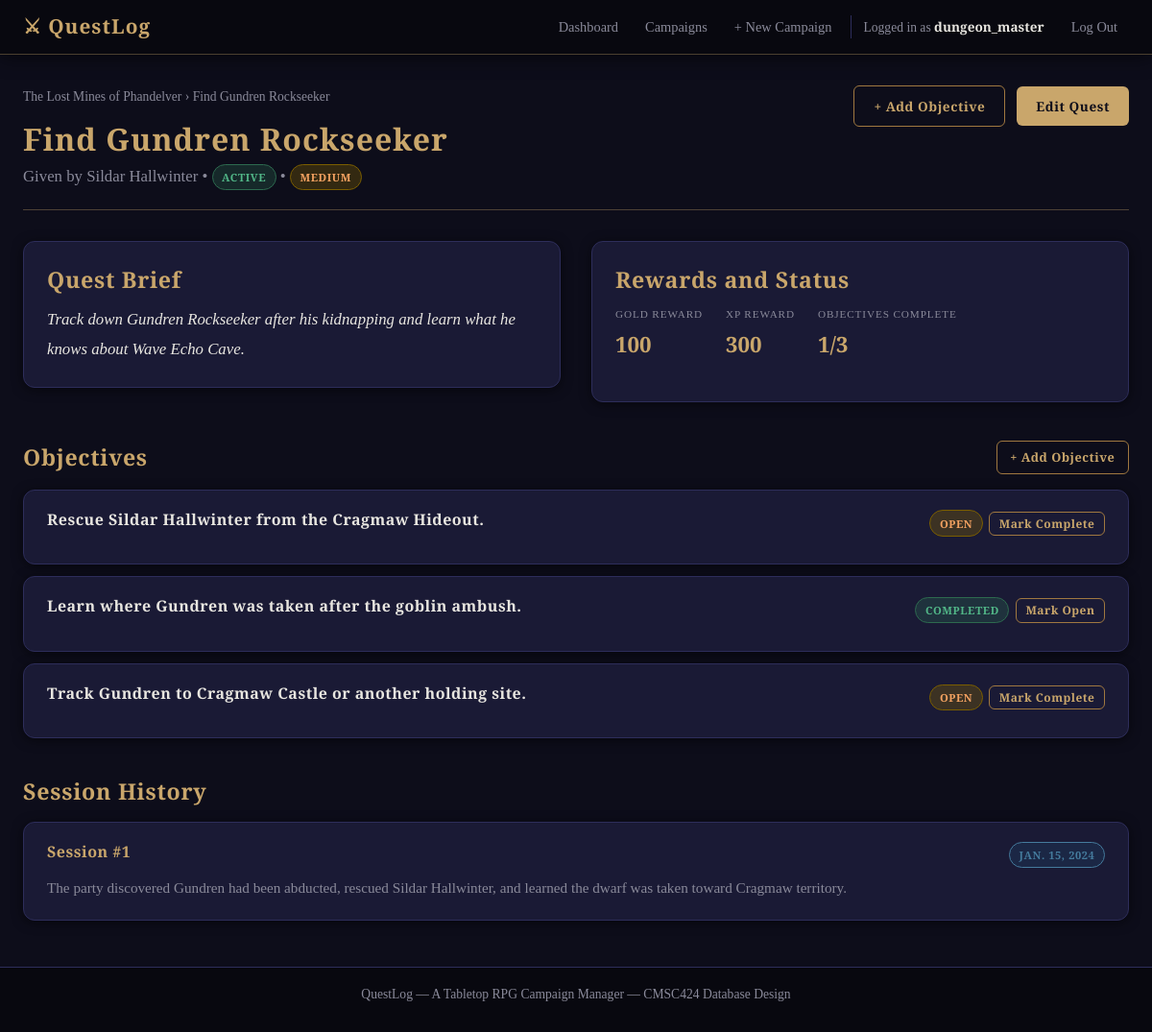
/quests/1/ (signed in), run on the app's committed database.
### campaign_manager/models.py (models this page shows, shortened)
class Quest(models.Model):
    STATUS_CHOICES = [
        ('not_started', 'Not Started'),
        ('active', 'Active'),
        ('completed', 'Completed'),
        ('failed', 'Failed'),
    ]
    DIFFICULTY_CHOICES = [
        ('easy', 'Easy'),
        ('medium', 'Medium'),
        ('hard', 'Hard'),
        ('epic', 'Epic'),
    ]
    name = models.CharField(max_length=200)
    description = models.TextField(blank=True)
    status = models.CharField(max_length=20, choices=STATUS_CHOICES, default='not_started')
    reward_gold = models.IntegerField(default=0)
    reward_xp = models.IntegerField(default=0)
    difficulty = models.CharField(max_length=20, choices=DIFFICULTY_CHOICES, default='medium')
    campaign = models.ForeignKey(Campaign, on_delete=models.CASCADE, related_name='quests')
    given_by = models.ForeignKey(NPC, on_delete=models.CASCADE, related_name='quests_given')
    class Meta:
        ordering = ['campaign', 'name']

class Campaign(models.Model):
    STATUS_CHOICES = [
        ('active',    'Active'),
        ('completed', 'Completed'),
        ('on_hold',   'On Hold'),
    ]
    name        = models.CharField(max_length=200)
    description = models.TextField(blank=True)
    world_name  = models.CharField(
        max_length=200, blank=True,
        help_text="The name of the setting or fictional world (e.g. Faerûn, Barovia)"
    )
    created_at  = models.DateTimeField(auto_now_add=True)  # Set automatically on creation
    status      = models.CharField(max_length=20, choices=STATUS_CHOICES, default='active')
    dungeon_master = models.ForeignKey(
        User,
        on_delete=models.CASCADE,
        related_name='campaigns_as_dm',
    )
    class Meta:
        ordering = ['-created_at']  # Newest campaigns first

class NPC(models.Model):
    name = models.CharField(max_length=200)
    description = models.TextField(blank=True)
    role = models.CharField(max_length=100)
    campaign = models.ForeignKey(Campaign, on_delete=models.CASCADE, related_name='npcs')
    class Meta:
        ordering = ['campaign', 'name']

class QuestObjective(models.Model):
    description = models.TextField()
    is_completed = models.BooleanField(default=False)
    quest = models.ForeignKey(Quest, on_delete=models.CASCADE, related_name='objectives')
    class Meta:
        ordering = ['quest', 'id']

class SessionQuest(models.Model):
    session = models.ForeignKey(Session, on_delete=models.CASCADE, related_name='session_quests')
    quest = models.ForeignKey(Quest, on_delete=models.CASCADE, related_name='session_logs')
    progress_notes = models.TextField(blank=True)
    class Meta:
        unique_together = ('session', 'quest')

class Session(models.Model):
    session_number = models.IntegerField(
        help_text="Which session this is in the campaign (1, 2, 3, …)"
    )
    date           = models.DateField()
    duration_hours = models.DecimalField(
        max_digits=4, decimal_places=2, null=True, blank=True,
        help_text="How long the session ran, in hours (e.g., 3.5)"
    )
    summary  = models.TextField(blank=True, help_text="Recap notes for this session")
    campaign = models.ForeignKey(Campaign, on_delete=models.CASCADE, related_name='sessions')
    class Meta:
        ordering            = ['campaign', 'session_number']
        unique_together     = ('campaign', 'session_number')  # No duplicate session numbers per campaign

### campaign_manager/views.py (the view)
# urls.py: path('quests/<int:pk>/', views.quest_detail, name='quest_detail'),
@login_required
def quest_detail(request, pk):
    quest = get_object_or_404(Quest.objects.select_related('campaign', 'given_by'), pk=pk)
    objectives = QuestObjective.objects.filter(quest=quest).order_by('id')
    session_logs = SessionQuest.objects.filter(quest=quest).select_related(
        'session', 'session__campaign'
    ).order_by('session__date', 'session__session_number')
    is_member = _is_campaign_member(quest.campaign, request.user)
    is_dm = quest.campaign.dungeon_master == request.user
    completed_objectives = objectives.filter(is_completed=True).count()
    return render(request, 'campaign_manager/quest_detail.html', {
        'quest': quest,
        'objectives': objectives,
        'session_logs': session_logs,
        'is_member': is_member,
        'is_dm': is_dm,
        'completed_objectives': completed_objectives,
    })

### campaign_manager/views.py (called while the page is built)
def _is_campaign_member(campaign, user):
    return CampaignPlayer.objects.filter(campaign=campaign, user=user).exists()

### campaign_manager/templates/campaign_manager/quest_detail.html (shortened to what this page needs)
{% extends "campaign_manager/base.html" %}
{% block content %}
<div class="page-header">
  <div>
    <nav class="breadcrumb">
      <a href="{% url 'campaign_detail' pk=quest.campaign.pk %}">{{ quest.campaign.name }}</a>
      &rsaquo; {{ quest.name }}
    </nav>
    <h1>{{ quest.name }}</h1>
    <p class="page-subtitle">
      Given by {{ quest.given_by.name }}
      &bull;
      <span class="badge badge-status-{{ quest.status }}">{{ quest.get_status_display }}</span>
      &bull;
      <span class="badge badge-difficulty-{{ quest.difficulty }}">{{ quest.get_difficulty_display }}</span>
    </p>
  </div>
  <div class="header-actions">
    {% if is_dm %}
      <a href="{% url 'objective_create' quest_pk=quest.pk %}" class="btn btn-secondary">+ Add Objective</a>
      <a href="{% url 'quest_edit' pk=quest.pk %}" class="btn btn-primary">Edit Quest</a>
    {% endif %}
  </div>
</div>
<div class="two-col">
  <section>
    <div class="card">
      <h2>Quest Brief</h2>
      {% if quest.description %}
        <p class="campaign-description">{{ quest.description }}</p>
      {% else %}
        <p class="text-muted">No description recorded.</p>
      {% endif %}
    </div>
  </section>
  <section>
    <div class="card">
      <h2>Rewards and Status</h2>
      <div class="stat-grid">
        <div class="stat">
          <span class="stat-label">Gold Reward</span>
          <span class="stat-number">{{ quest.reward_gold }}</span>
        </div>
        <div class="stat">
          <span class="stat-label">XP Reward</span>
          <span class="stat-number">{{ quest.reward_xp }}</span>
        </div>
        <div class="stat">
          <span class="stat-label">Objectives Complete</span>
          <span class="stat-number">{{ completed_objectives }}/{{ objectives|length }}</span>
        </div>
      </div>
    </div>
  </section>
</div>
<section class="dashboard-section">
  <div class="section-header">
    <h2>Objectives</h2>
    {% if is_dm %}
      <a href="{% url 'objective_create' quest_pk=quest.pk %}" class="btn btn-secondary btn-sm">+ Add Objective</a>
    {% endif %}
  </div>
  {% if objectives %}
    <div class="encounter-list">
      {% for objective in objectives %}
        <div class="card encounter-card">
          <div class="encounter-header">
            <h3>{{ objective.description }}</h3>
            <div class="encounter-badges">
              {% if objective.is_completed %}
                <span class="badge badge-quest-completed">Completed</span>
              {% else %}
                <span class="badge badge-quest-open">Open</span>
              {% endif %}
              {% if is_dm %}
                <form method="post" action="{% url 'objective_toggle' pk=objective.pk %}">
                  <button type="submit" class="btn btn-secondary btn-xs">
                    {% if objective.is_completed %}Mark Open{% else %}Mark Complete{% endif %}
                  </button>
                </form>
              {% endif %}
            </div>
          </div>
        </div>
      {% endfor %}
    </div>
  {% else %}
    <div class="empty-state">
      <p>No objectives have been added yet.</p>
    </div>
  {% endif %}
</section>
<section class="dashboard-section">
  <div class="section-header">
    <h2>Session History</h2>
  </div>
  {% if session_logs %}
    <div class="encounter-list">
      {% for session_quest in session_logs %}
        <div class="card encounter-card">
          <div class="encounter-header">
            <h3>
              <a href="{% url 'session_detail' pk=session_quest.session.pk %}">
                Session #{{ session_quest.session.session_number }}
              </a>
            </h3>
            <div class="encounter-badges">
              <span class="badge badge-session-log">{{ session_quest.session.date }}</span>
            </div>
          </div>
          {% if session_quest.progress_notes %}
            <p class="encounter-description">{{ session_quest.progress_notes|linebreaksbr }}</p>
          {% else %}
            <p class="text-muted">No progress notes recorded.</p>
          {% endif %}
        </div>
      {% endfor %}
    </div>
  {% else %}
    <div class="empty-state">
      <p>This quest has not been linked to any sessions yet.</p>
    </div>
  {% endif %}
</section>
{% endblock %}

### campaign_manager/templates/campaign_manager/base.html (shortened to what this page needs)
<!DOCTYPE html>
<html lang="en">
<head>
  {% load static %}
  <link rel="stylesheet" href="{% static 'campaign_manager/style.css' %}">
</head>
<body>
  <nav class="navbar">
    <div class="nav-container">
      <a href="{% url 'dashboard' %}" class="nav-brand">⚔ QuestLog</a>
      <ul class="nav-links">
        {% if user.is_authenticated %}
          <li><a href="{% url 'dashboard' %}" class="nav-link">Dashboard</a></li>
          <li><a href="{% url 'campaign_list' %}" class="nav-link">Campaigns</a></li>
          <li><a href="{% url 'campaign_create' %}" class="nav-link">+ New Campaign</a></li>
          <li class="nav-user">
            Logged in as <strong>{{ user.username }}</strong>
          </li>
          <li>
            <form method="post" action="{% url 'logout' %}" style="display:inline;">
              <button type="submit" class="nav-link nav-link-btn">Log Out</button>
            </form>
          </li>
        {% else %}
          <li><a href="{% url 'login' %}" class="nav-link">Log In</a></li>
          <li><a href="{% url 'register' %}" class="nav-link btn-primary-small">Register</a></li>
        {% endif %}
      </ul>
    </div>
  </nav>
  <main class="main-content">
    <div class="container">
      {% block content %}{% endblock %}
    </div>
  </main>
  <footer class="site-footer">
    <p>QuestLog &mdash; A Tabletop RPG Campaign Manager &mdash; CMSC424 Database Design</p>
  </footer>
</body>
</html>

### data on the page
Quest: campaign.name "The Lost Mines of Phandelver", name "Find Gundren Rockseeker", given_by.name "Sildar Hallwinter", status "ACTIVE", difficulty "MEDIUM", description "Track down Gundren Rockseeker after his kidnapping and learn what he knows about Wave Echo Cave.", reward_gold "100", reward_xp "300"
QuestObjective: description "Rescue Sildar Hallwinter from the Cragmaw Hideout.", is_completed "OPEN"
QuestObjective: description "Learn where Gundren was taken after the goblin ambush.", is_completed "COMPLETED"
QuestObjective: description "Track Gundren to Cragmaw Castle or another holding site.", is_completed "OPEN"
SessionQuest: session.session_number "1", session "JAN. 15, 2024", progress_notes "The party discovered Gundren had been abducted, rescued Sildar Hallwinter, and learned the dwarf was taken toward Cragmaw territory."

### other printed values
{{ user.username }} "dungeon_master"
{{ completed_objectives }} "1"
{{ objectives|length }} "3"
